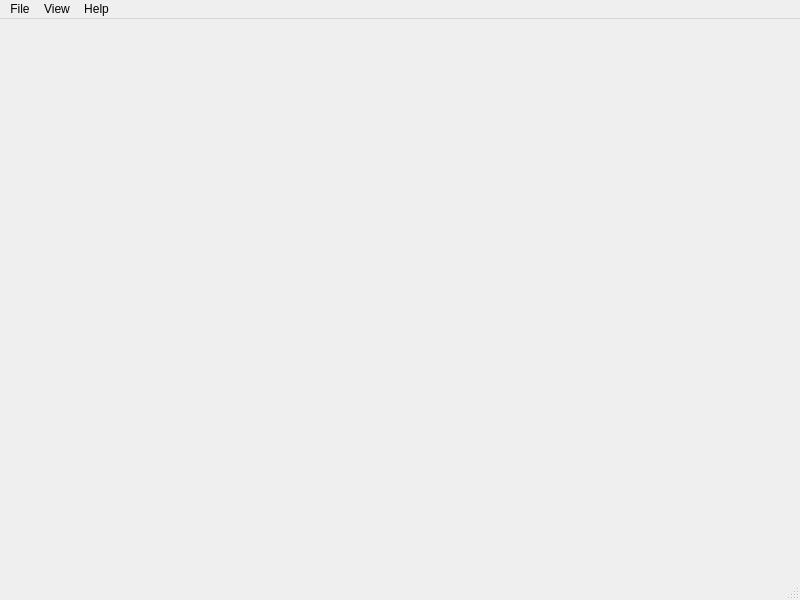
<?xml version="1.0" encoding="UTF-8"?>
<ui version="4.0">
 <class>ColorMixer</class>
 <widget class="QMainWindow" name="ColorMixer">
  <property name="geometry">
   <rect>
    <x>0</x>
    <y>0</y>
    <width>800</width>
    <height>600</height>
   </rect>
  </property>
  <property name="windowTitle">
   <string>MainWindow</string>
  </property>
  <widget class="QWidget" name="centralwidget"/>
  <widget class="QMenuBar" name="menubar">
   <property name="geometry">
    <rect>
     <x>0</x>
     <y>0</y>
     <width>800</width>
     <height>22</height>
    </rect>
   </property>
   <widget class="QMenu" name="menuFile">
    <property name="title">
     <string>File</string>
    </property>
    <addaction name="actionNew"/>
    <addaction name="actionOpen"/>
    <addaction name="actionRecent_File"/>
    <addaction name="actionImport"/>
    <addaction name="actionExport"/>
    <addaction name="actionExit"/>
   </widget>
   <widget class="QMenu" name="menuHelp">
    <property name="title">
     <string>Help</string>
    </property>
   </widget>
   <widget class="QMenu" name="menuView">
    <property name="title">
     <string>View</string>
    </property>
    <addaction name="actionZoom_In"/>
    <addaction name="actionZoom_Out"/>
   </widget>
   <addaction name="menuFile"/>
   <addaction name="menuView"/>
   <addaction name="menuHelp"/>
  </widget>
  <widget class="QStatusBar" name="statusbar"/>
  <action name="actionNew">
   <property name="text">
    <string>New</string>
   </property>
  </action>
  <action name="actionOpen">
   <property name="text">
    <string>Open</string>
   </property>
  </action>
  <action name="actionRecent_File">
   <property name="text">
    <string>Recent File ...</string>
   </property>
  </action>
  <action name="actionImport">
   <property name="text">
    <string>Import</string>
   </property>
  </action>
  <action name="actionExport">
   <property name="text">
    <string>Export</string>
   </property>
  </action>
  <action name="actionExit">
   <property name="text">
    <string>Close</string>
   </property>
  </action>
  <action name="actionZoom_In">
   <property name="text">
    <string>Zoom In</string>
   </property>
  </action>
  <action name="actionZoom_Out">
   <property name="text">
    <string>Zoom Out</string>
   </property>
  </action>
 </widget>
 <resources/>
 <connections/>
</ui>
